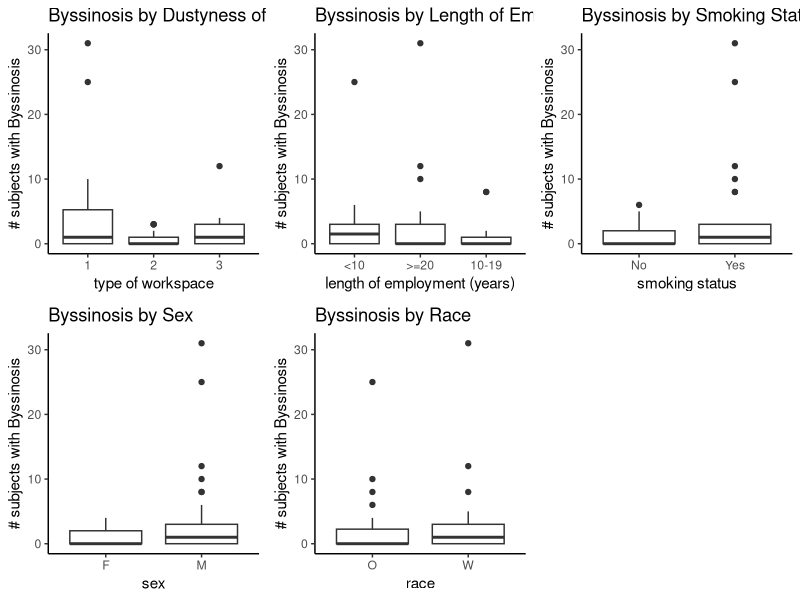

Generate this figure with R:
## ---- chunk 1
knitr::opts_chunk$set(collapse = TRUE, echo = TRUE)
## ---- chunk 2
library(ggplot2)
library(plyr)
library(gridExtra)
b.data = read.csv("Byssinosis.csv")
b.data$Workspace = as.factor(b.data$Workspace)

plot1 <- ggplot(data = b.data, mapping = aes(x = Workspace, y = Byssinosis)) +
  labs(title="Byssinosis by Dustyness of Workspace",x="type of workspace", y = "# subjects with Byssinosis") +
  theme_classic() +
  geom_boxplot()
plot2 <- ggplot(data = b.data, mapping = aes(x = Employment, y = Byssinosis), main = "Bysinosis status by Employment length") +
  labs(title="Byssinosis by Length of Employment",x="length of employment (years)", y = "# subjects with Byssinosis") +
  theme_classic() +
  geom_boxplot()
plot3 <- ggplot(data = b.data, mapping = aes(x = Smoking, y = Byssinosis)) +
  labs(title="Byssinosis by Smoking Status",x="smoking status", y = "# subjects with Byssinosis") +
  theme_classic() +
  geom_boxplot()
plot4 <- ggplot(data = b.data, mapping = aes(x = Sex, y = Byssinosis)) +
  labs(title="Byssinosis by Sex",x="sex", y = "# subjects with Byssinosis") +
  theme_classic() +
  geom_boxplot()
plot5 <- ggplot(data = b.data, mapping = aes(x = Race, y = Byssinosis)) +
  labs(title="Byssinosis by Race",x="race", y = "# subjects with Byssinosis") +
  theme_classic() +
  geom_boxplot()
grid.arrange(plot1,plot2,plot3,plot4,plot5, ncol=3)
## ---- chunk 3
fullModel = glm(cbind(Byssinosis,Non.Byssinosis) ~., data = b.data,family = binomial())
nullModel = glm(cbind(Byssinosis,Non.Byssinosis) ~ 1, data = b.data,family = binomial())
summary(fullModel)
## ---- chunk 4
# AIC - additive model
bestforwardAIC=step(nullModel,scope = list(lower = nullModel, upper = fullModel),direction = "forward")
## ---- chunk 5
all.int.model = glm(cbind(Byssinosis,Non.Byssinosis) ~.^2, data = b.data,family = binomial())
## AIC - interactive model
bestforwardAICint=step(nullModel,scope = list(lower = nullModel, upper = all.int.model),direction = "forward")
## ---- chunk 6
final.model = glm(cbind(Byssinosis,Non.Byssinosis) ~Workspace + Employment + Smoking + Workspace*Smoking, data = b.data,family = binomial())
summary(final.model)$coefficients
